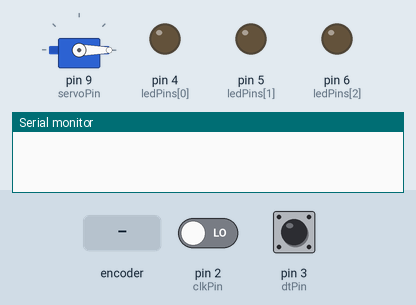
Simulated run of this sketch. Board: Arduino Uno, built with avr-gcc and run on an emulated ATmega328P. On the bench: servo, output pins drawn as LEDs (lit = HIGH), the last lines printed to the serial monitor. The test bench sets the inputs (shaded band); at power-on: pin 2 (clkPin) LOW, pin 3 (dtPin) HIGH.

Above: at 1.2 s.
1.3 s: rotary encoder on pin 2 (clkPin) / pin 3 (dtPin) turned 1 step (first pin leading)
At 4.4 s:
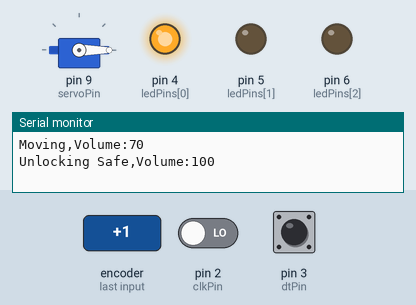
4.5 s: rotary encoder on pin 2 (clkPin) / pin 3 (dtPin) turned 2 steps (second pin leading)
At 7.8 s:
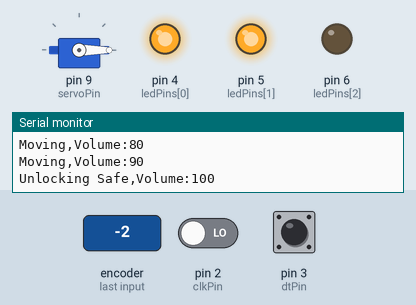
7.9 s: rotary encoder on pin 2 (clkPin) / pin 3 (dtPin) turned 2 steps (second pin leading)
At 11.6 s:
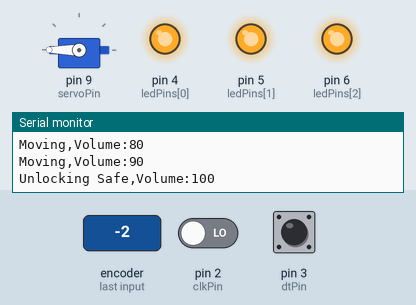
Timing chart, 0 to 13.1 s (numbered marks = the images above; inputs shaded):
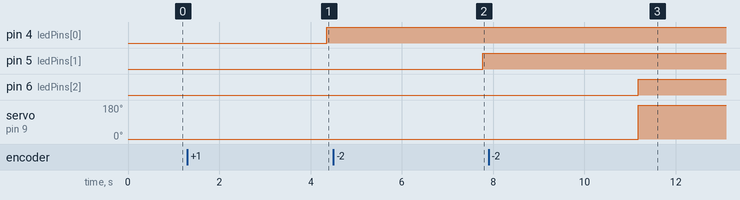

The sketch:

locked_safe_p5sound.ino
```cpp
#include <Servo.h>

// Constants for rotary encoder pins
const int clkPin = 2;
const int dtPin = 3;

// Constants for LEDs
const int ledPins[3] = {4, 5, 6};

// Servo pin
const int servoPin = 9;

// Variables to store the current and last encoder position
int currentPos = 0;
int lastPos = 0;
int targetNumbers[3] = {4, 16, 12}; // Actual target numbers
int currentNumber = 0;
int dialRange = 20; // Number of positions in one full turn
int tolerance = 3; // Tolerance of password

// Timer variables
unsigned long lastEncoderTime = 0;
unsigned long positionHoldTime = 3000; // 3 seconds

// Servo object
Servo myServo;

void setup() {
  Serial.begin(9600);
  pinMode(clkPin, INPUT);
  pinMode(dtPin, INPUT);
  for (int i = 0; i < 3; i++) {
    pinMode(ledPins[i], OUTPUT);
    digitalWrite(ledPins[i], LOW); // Start with all LEDs turned off
  }
  myServo.attach(servoPin);
  myServo.write(0);

  // Setup encoder
  lastPos = digitalRead(clkPin);
}

void loop() {
  int n = digitalRead(clkPin);
  if (n != lastPos) { // If the position has changed
    if (digitalRead(dtPin) != n) {
      currentPos++;
    } else {
      currentPos--;
    }
    lastPos = n;
    lastEncoderTime = millis(); // Reset timer if position changes
    checkProximity();
  }

  int dialPosition = ((currentPos % dialRange)+dialRange) % dialRange;

  // Check if the position has been held
  if ((millis() - lastEncoderTime) >= positionHoldTime && abs(dialPosition - targetNumbers[currentNumber]) <= tolerance) {
    digitalWrite(ledPins[currentNumber], HIGH); // Light up the corresponding LED
    currentNumber++;
    Serial.println("Unlocking Safe,Volume:100");
    if (currentNumber == 3) {
      unlockSafe();
    }
  }
}

void checkProximity() {
  int dialPosition = ((currentPos % dialRange)+dialRange) % dialRange;
  int distance = abs(dialPosition - targetNumbers[currentNumber]);
  int volume = map(distance, 0, 10, 100, 0); // Map proximity to volume, louder as closer
  Serial.print("Moving,Volume:");
  Serial.println(volume);
}

void unlockSafe() {
  myServo.write(3600); // Unlock the safe
}
```

Measured:
- after the input at 1.3 s, pin 4 (ledPins[0]): LOW → HIGH after 3.1 s
- after the input at 4.5 s, pin 5 (ledPins[1]): LOW → HIGH after 3.3 s
- after the input at 7.9 s, pin 6 (ledPins[2]): LOW → HIGH after 3.3 s; servo on pin 9 (servoPin): 0° → 180° after 3.3 s
